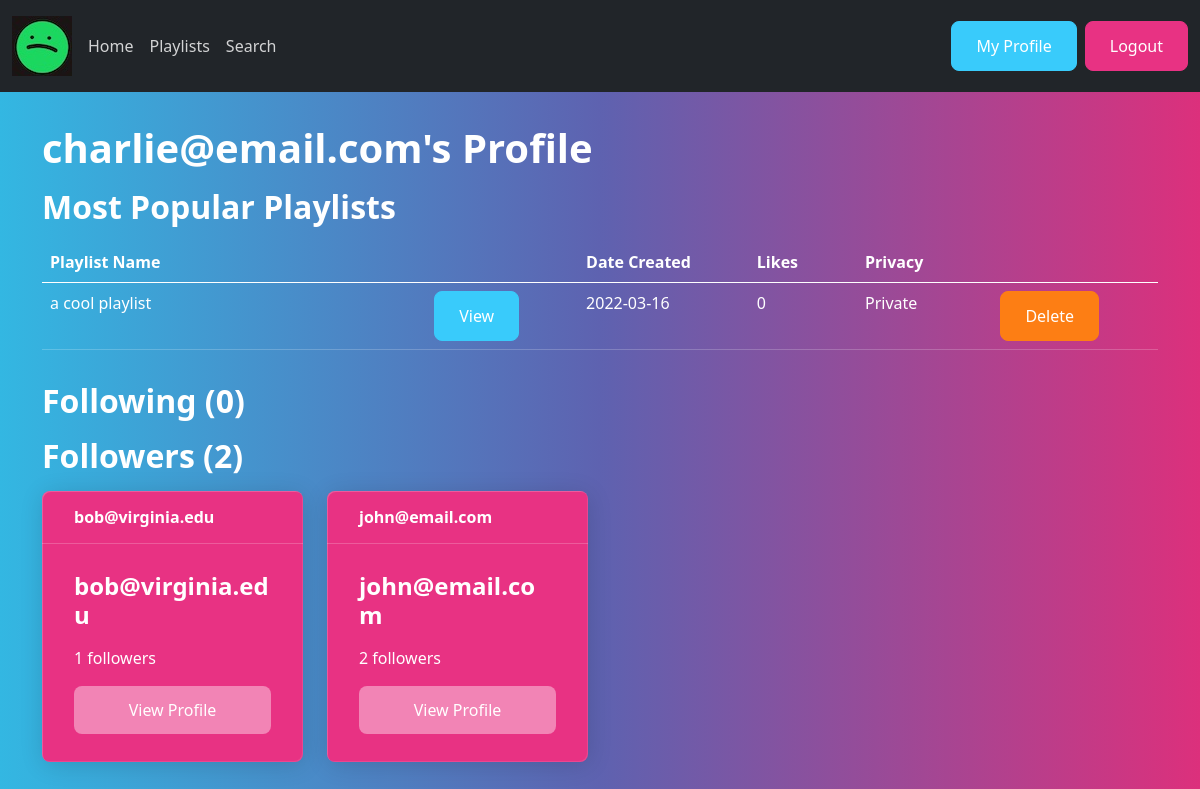
The page /php_playlists/profile.php?user=4 (signed in) on the database its author committed.
### tables this page shows
CREATE TABLE user (
    user_id INT NOT NULL AUTO_INCREMENT PRIMARY KEY,
    email VARCHAR(100) NOT NULL,
    num_followers INT NOT NULL,
    password VARCHAR(100) NOT NULL
);

CREATE TABLE created_by (
    user_id INT NOT NULL,
    playlist_id INT NOT NULL PRIMARY KEY,
    FOREIGN KEY (user_id) REFERENCES user(user_id),
    FOREIGN KEY (playlist_id) REFERENCES playlist(playlist_id)
);

CREATE TABLE playlist (
    playlist_id INT NOT NULL AUTO_INCREMENT PRIMARY KEY,
    name VARCHAR(200) NOT NULL,
    date_created DATE NOT NULL,
    num_likes INT NOT NULL,
    is_public BOOL NOT NULL
);

CREATE TABLE follows (
    follower INT NOT NULL,
    followed INT NOT NULL,
    PRIMARY KEY (follower, followed),
    FOREIGN KEY (follower) REFERENCES user(user_id),
    FOREIGN KEY (followed) REFERENCES user(user_id)
);

### php_playlists/userlibs/user_fxs.php (called while the page is built, shortened)
<?php
function getUser($userId) {
    global $db;
    $query = "SELECT * FROM user
        WHERE user_id=:id";
    $statement = $db->prepare($query);
    $statement->bindValue(':id', $userId);
    $statement->execute();
    $results = $statement->fetch();
    return $results;
}

### php_playlists/userlibs/playlist_fxs.php (called while the page is built, shortened)
<?php
function getPopular($userId) {
    global $db;
    $query = "SELECT * FROM playlist
        INNER JOIN created_by
        ON playlist.playlist_id = created_by.playlist_id
        WHERE user_id=:id
        ORDER BY num_likes DESC
        LIMIT 3";
    $statement = $db->prepare($query);
    $statement->bindValue(':id', $userId);
    $statement->execute();
    $results = $statement->fetchAll();
    return $results;
}

### php_playlists/userlibs/follower_fxs.php (called while the page is built, shortened)
<?php
function getFollowers($userId) {
    global $db;
    $query = "SELECT * FROM user
        INNER JOIN follows ON user.user_id = follows.follower
        WHERE followed=:id";
    $statement = $db->prepare($query);
    $statement->bindValue(':id', $userId);
    $statement->execute();
    $results = $statement->fetchAll();
    return $results;
}
function getFollowing($userId) {
    global $db;
    $query = "SELECT * FROM user
        INNER JOIN follows ON user.user_id = follows.followed
        WHERE follower=:id";
    $statement = $db->prepare($query);
    $statement->bindValue(':id', $userId);
    $statement->execute();
    $results = $statement->fetchAll();
    return $results;
}

### php_playlists/profile.php (the view, shortened to what this page needs)
<?php
require('connect-db.php');
require('userlibs/user_fxs.php');
require('userlibs/follower_fxs.php');
require('userlibs/playlist_fxs.php');
$displayName = '';
$list_of_playlists = [];
$followers = [];
$following = [];
if (isset($_GET['user']) and ($_GET['user'] != $_SESSION['id'])) {
    $uName = getUser($_GET['user'])['email'];
    $displayName = "{$uName}'s";
    $list_of_playlists = getPopular($_GET['user']);
    $followers = getFollowers($_GET['user']);
    $following = getFollowing($_GET['user']);
}
else {
    $displayName = 'My';
    $list_of_playlists = getPopular($_SESSION['id']);
    $followers = getFollowers($_SESSION['id']);
    $following = getFollowing($_SESSION['id']);
}
$numFollowers = sizeof($followers);
$numFollowing = sizeof($following);
?>
<!DOCTYPE html>
<html>
<head>
    <link rel="stylesheet" type="text/css" href="style/bootstrap.min.css">
</head>
<body>
<nav class="navbar navbar-expand-lg navbar-dark bg-dark">
    <div class="container-fluid">
        <a href="#" class="img-fluid" style="margin-right: 8px"><img src="style/spot.jpg"></a>
        <div class="collapse navbar-collapse" id="navbarColor01">
            <ul class="navbar-nav me-auto">
                <li class="nav-item">
                    <a class="nav-link" href="homepage.php">Home</a>
                </li>
                <li class="nav-item">
                    <a class="nav-link" href="user-library.php">Playlists</a>
                </li>
                <li class="nav-item">
                    <a class="nav-link" href="search.php">Search</a>
                </li>
            </ul>
            <a class="btn btn-info mx-1" href="profile.php">My Profile</a>
            <a class="btn btn-primary" href="signout.php">Logout</a>
        </div>
    </div>
</nav>
<div class="container mt-3">
    <h1><?php echo $displayName; ?> Profile</h1>
    <h2>Most Popular Playlists</h2>
    <table class="table table-hover">
        <thead>
        <tr>
            <th width="18%">Playlist Name</th>
            <th width="5%"></th>
            <th width="8%">Date Created</th>
            <th width="5%">Likes</th>
            <th width="6%">Privacy</th>
            <th width="5%"></th>
        </tr>
        </thead>
        <?php foreach ($list_of_playlists as $playlist): ?>
            <tr>
                <td> <?php echo $playlist['name']; ?>
                </td>
                <td>
                    <a href="<?php echo "playlist_display.php?playlist={$playlist['playlist_id']}"?>"
                       class="btn btn-info">View</a>
                </td>
                <td> <?php echo $playlist['date_created']; ?> </td>
                <td> <?php echo $playlist['num_likes']; ?> </td>
                <td>
                    <?php
                    if($playlist['is_public'] == 0) {
                        echo "Private";
                    }
                    else {
                        echo "Public";
                    }
                    ?>
                </td>
                <td>
                    <form action="user-library.php" method="post">
                        <input type="submit" value="Delete" name="btnAction"
                               class="btn btn-danger" />
                    </form>
                </td>
            </tr>
        <?php endforeach; ?>
    </table>
    <h2>Following (<?php echo $numFollowing?>)</h2>
    <h2>Followers (<?php echo $numFollowers?>)</h2>
    <div class="row">
        <?php foreach ($followers as $follower): ?>
        <div class="col-lg-3 d-flex align-items-stretch">
            <div class="card text-white bg-primary mb-3 w-100" style="max-width: 20rem;">
                <div class="card-header"><?php echo $follower['email'] ?></div>
                <div class="card-body d-flex flex-column">
                    <h4 class="card-title"><?php echo $follower['email'] ?></h4>
                    <p class="card-text"><?php echo sizeof(getFollowers($follower['user_id'])) ?> followers</p>
                    <a href="<?php echo "profile.php?user={$follower['user_id']}" ?>" class="btn mt-auto btn-secondary stretched-link">View Profile</a>
                </div>
            </div>
        </div>
        <?php endforeach; ?>
    </div>
</div>
</body>
</html>

### rows shown on the page
user: email "charlie@email.com's"
created_by: playlist_id.name "a cool playlist", playlist_id.date_created "2022-03-16", playlist_id.num_likes "0"
follows: follower.email "bob@virginia.edu", sizeof(getFollowers($follower['user_id'])) "1"
follows: follower.email "john@email.com", sizeof(getFollowers($follower['user_id'])) "2"

### other values the page prints
$numFollowing "0"
$numFollowers "2"
